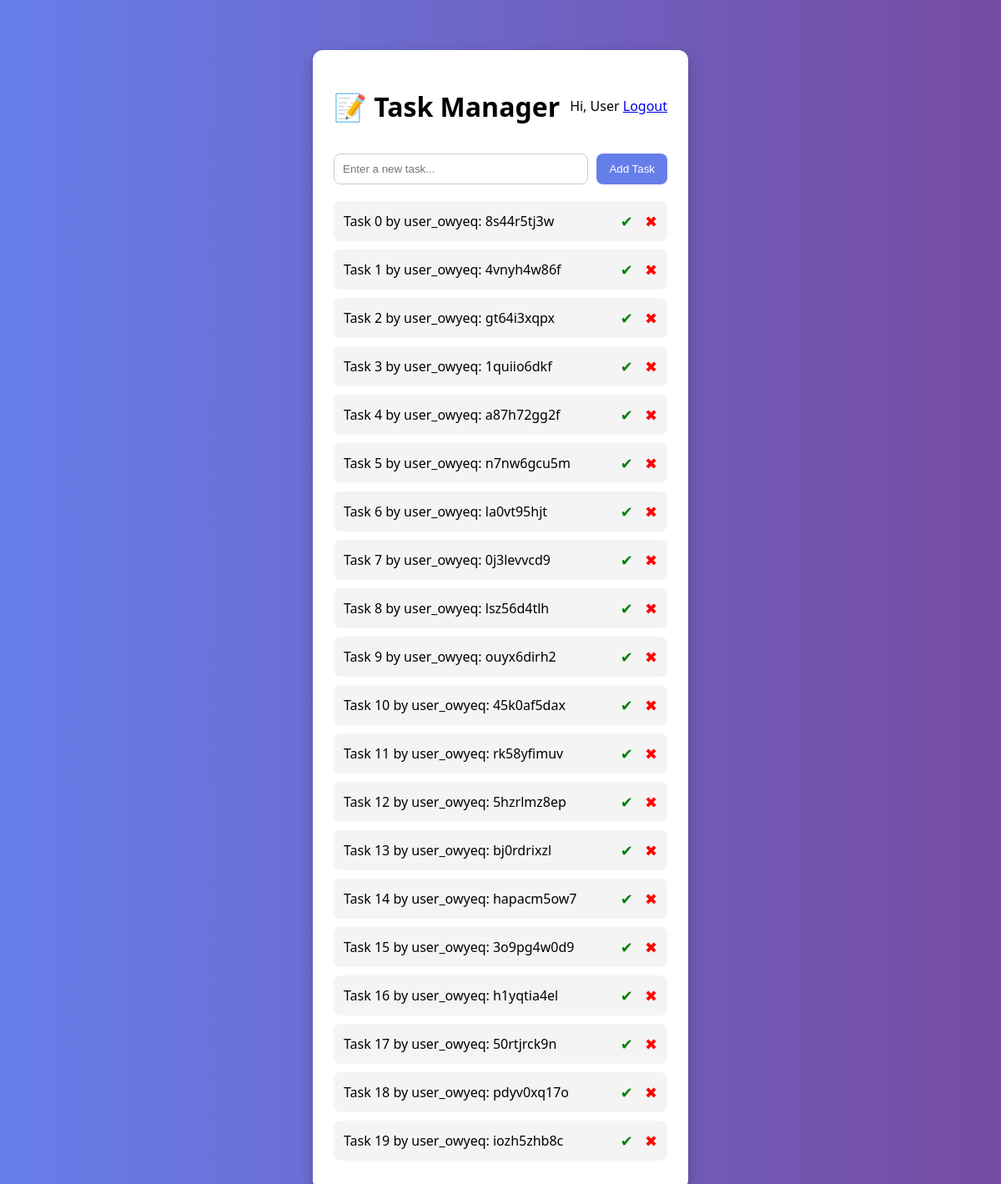
/ (signed in), run on the app's committed database.
### tables this page shows
CREATE TABLE tasks (
            id INTEGER PRIMARY KEY AUTOINCREMENT,
            user_id INTEGER,
            content TEXT NOT NULL,
            completed INTEGER DEFAULT 0
        );

### app.py (the view)
@app.route('/')
def index():
    if 'user_id' not in session:
        return redirect('/login')
    conn = get_db()
    cur = conn.cursor()
    cur.execute("SELECT * FROM tasks WHERE user_id=?", (session['user_id'],))
    tasks = cur.fetchall()
    conn.close()
    return render_template('index.html', tasks=tasks)

### app.py (called while the page is built)
def get_db():
    return sqlite3.connect(DB_PATH)

### templates/index.html (shortened to what this page needs)
<!DOCTYPE html>
<html>
<head>
    <link rel="stylesheet" href="/static/style.css">
</head>
<body>
<div class="container">
    <div class="topbar">
        <h1>📝 Task Manager</h1>
        <div>
            <span>Hi, {{ session.get('username', 'User') }}</span>
            <a href="/logout">Logout</a>
        </div>
    </div>
    <form action="/add" method="POST" class="task-form">
        <input type="text" name="content" placeholder="Enter a new task..." required autofocus>
        <button type="submit">Add Task</button>
    </form>
    <div class="task-list">
        {% for task in tasks %}
            <div class="task-card {% if task[3] == 1 %}completed{% endif %}">
                <span class="task-text">
                    {{ task[2] }}
                </span>
                <div class="actions">
                    <a href="/complete/{{ task[0] }}" class="complete">✔</a>
                    <a href="/delete/{{ task[0] }}" class="delete">✖</a>
                </div>
            </div>
        {% endfor %}
    </div>
</div>
</body>
</html>

### static/style.css (style rules this page uses)
body { font-family: 'Segoe UI', sans-serif; background: linear-gradient(to right, #667eea, #764ba2); margin: 0; padding: 0; }
.container { width: 400px; margin: 60px auto; background: white; padding: 25px; border-radius: 12px; box-shadow: 0px 8px 20px rgba(0,0,0,0.2); }
h1 { text-align: center; margin-bottom: 20px; }
.task-form { display: flex; gap: 10px; }
.task-form input { flex: 1; padding: 10px; border-radius: 8px; border: 1px solid #ccc; }
.task-form button { padding: 10px 15px; border: none; background: #667eea; color: white; border-radius: 8px; cursor: pointer; }
.task-list { margin-top: 20px; }
.task-card { display: flex; justify-content: space-between; align-items: center; background: #f4f4f4; padding: 12px; border-radius: 8px; margin-bottom: 10px; transition: 0.2s; }
.task-text { font-size: 16px; }
.actions a { margin-left: 10px; text-decoration: none; font-size: 18px; }
.complete { color: green; }
.delete { color: red; }
.topbar { display: flex; justify-content: space-between; align-items: center; margin-bottom: 15px; }

### data on the page
tasks: content "Task 0 by user_owyeq: 8s44r5tj3w"
tasks: content "Task 1 by user_owyeq: 4vnyh4w86f"
tasks: content "Task 2 by user_owyeq: gt64i3xqpx"
tasks: content "Task 3 by user_owyeq: 1quiio6dkf"
tasks: content "Task 4 by user_owyeq: a87h72gg2f"
tasks: content "Task 5 by user_owyeq: n7nw6gcu5m"
tasks: content "Task 6 by user_owyeq: la0vt95hjt"
tasks: content "Task 7 by user_owyeq: 0j3levvcd9"
tasks: content "Task 8 by user_owyeq: lsz56d4tlh"
tasks: content "Task 9 by user_owyeq: ouyx6dirh2"
tasks: content "Task 10 by user_owyeq: 45k0af5dax"
tasks: content "Task 11 by user_owyeq: rk58yfimuv"
tasks: content "Task 12 by user_owyeq: 5hzrlmz8ep"
tasks: content "Task 13 by user_owyeq: bj0rdrixzl"
tasks: content "Task 14 by user_owyeq: hapacm5ow7"
tasks: content "Task 15 by user_owyeq: 3o9pg4w0d9"
tasks: content "Task 16 by user_owyeq: h1yqtia4el"
tasks: content "Task 17 by user_owyeq: 50rtjrck9n"
tasks: content "Task 18 by user_owyeq: pdyv0xq17o"
tasks: content "Task 19 by user_owyeq: iozh5zhb8c"

### other printed values
{{ session.get('username', 'User') }} "User"
